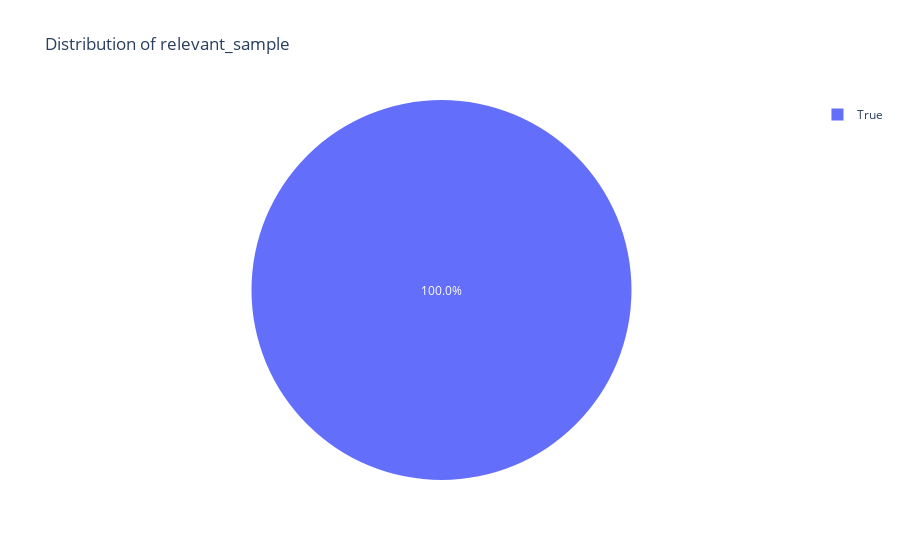
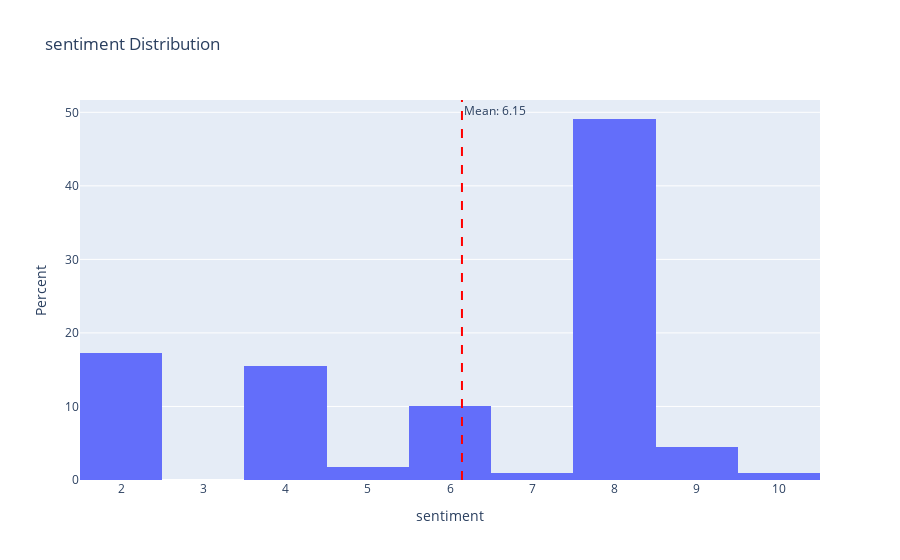
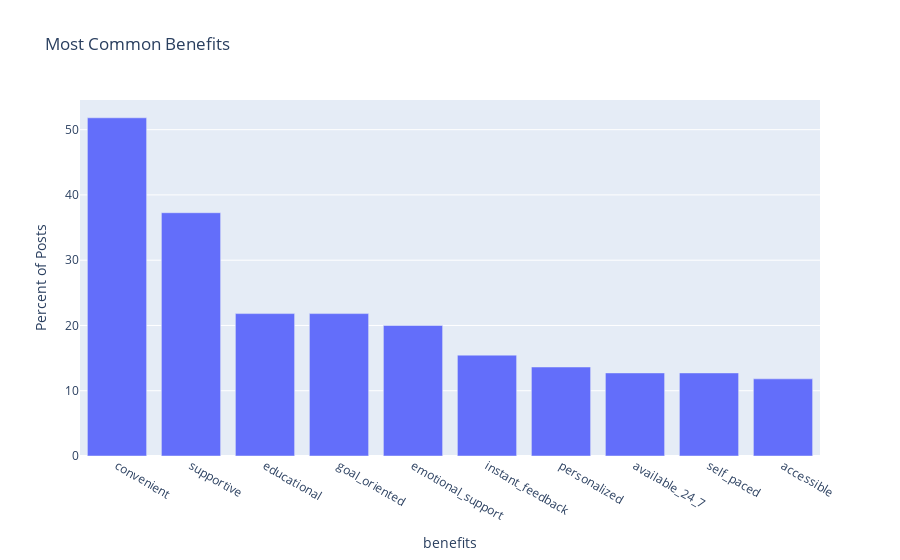
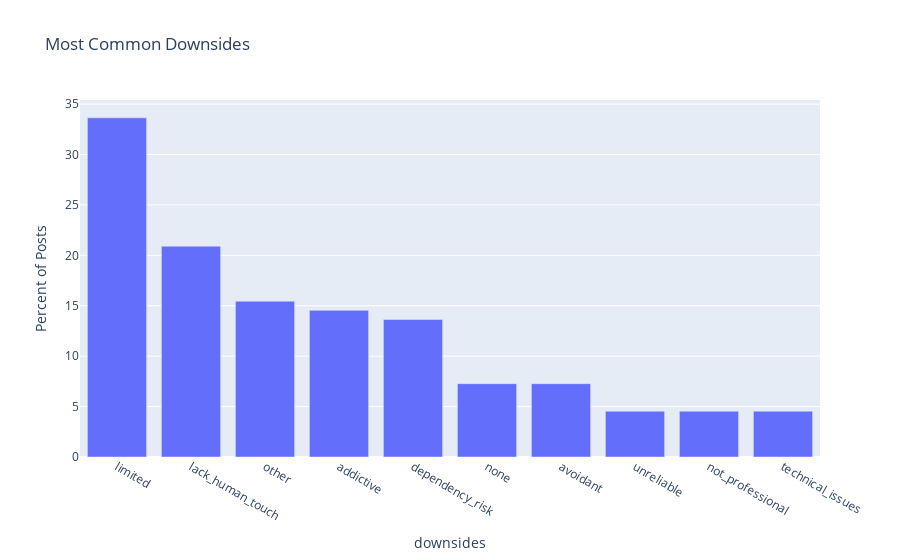

Write notebook code for charts like these, in order.
### Code cell
viz.plot_all_fields(show_examples=True)

### Figure 1 — Plotly figure (JSON) as saved in the notebook; plotly's stock layout.template omitted (floating-point values rounded to 4 significant figures)
{"data": [{"domain": {"x": [0, 1], "y": [0, 1]}, "hovertemplate": "label=%{label}<br>value=%{value}<extra></extra>", "labels": ["True"], "legendgroup": "", "name": "", "showlegend": true, "texttemplate": "%{value:.1f}%", "type": "pie", "values": [100]}], "layout": {"legend": {"tracegroupgap": 0}, "title": {"text": "Distribution of relevant_sample"}}}

### Figure 2 — Plotly figure (JSON) as saved in the notebook; plotly's stock layout.template omitted (floating-point values rounded to 4 significant figures)
{"data": [{"alignmentgroup": "True", "bingroup": "x", "histnorm": "percent", "hovertemplate": "sentiment=%{x}<br>count=%{y}<extra></extra>", "legendgroup": "", "marker": {"color": "#636efa", "pattern": {"shape": ""}}, "name": "", "nbinsx": 10, "offsetgroup": "", "orientation": "v", "showlegend": false, "type": "histogram", "x": [9, 9, 8, 8, 4, 8, 8, 5, 2, 9, 8, 8, 8, 8, 8, 8, 10, 8, 8, 8, 8, 9, 8, 8, 8, 8, 8, 8, 8, 8, 8, 8, 8, 9, 8, 8, 8, 8, 8, 8, 4, 8, 6, 8, 8, 6, 4, 4, 7, 4, 6, 2, 4, 2, 8, 8, 4, 8, 8, 8, 2, 6, 4, 6, 6, 8, 8, 6, 6, 4, 4, 2, 2, 6, 2, 4, 2, 2, 2, 8, 8, 2, 6, 4, 2, 2, 8, 4, 8, 8, 2, 8, 8, 8, 2, 8, 4, 6, 4, 5, 4, 8, 8, 2, 8, 2, 4, 2, 2, 8], "xaxis": "x", "yaxis": "y"}], "layout": {"annotations": [{"showarrow": false, "text": "Mean: 6.15", "x": 6.145, "xanchor": "left", "xref": "x", "y": 1, "yanchor": "top", "yref": "y domain"}], "barmode": "relative", "legend": {"tracegroupgap": 0}, "shapes": [{"line": {"color": "red", "dash": "dash"}, "type": "line", "x0": 6.145, "x1": 6.145, "xref": "x", "y0": 0, "y1": 1, "yref": "y domain"}], "title": {"text": "sentiment Distribution"}, "xaxis": {"anchor": "y", "domain": [0, 1], "title": {"text": "sentiment"}}, "yaxis": {"anchor": "x", "domain": [0, 1], "title": {"text": "Percent"}}}}

### Figure 3 — Plotly figure (JSON) as saved in the notebook; plotly's stock layout.template omitted (floating-point values rounded to 4 significant figures)
{"data": [{"alignmentgroup": "True", "hovertemplate": "benefits=%{x}<br>percent=%{y}<extra></extra>", "legendgroup": "", "marker": {"color": "#636efa", "pattern": {"shape": ""}}, "name": "", "offsetgroup": "", "orientation": "v", "showlegend": false, "textposition": "auto", "type": "bar", "x": ["convenient", "supportive", "educational", "goal_oriented", "emotional_support", "instant_feedback", "personalized", "available_24_7", "self_paced", "accessible"], "xaxis": "x", "y": [51.82, 37.27, 21.82, 21.82, 20, 15.45, 13.64, 12.73, 12.73, 11.82], "yaxis": "y"}], "layout": {"barmode": "relative", "legend": {"tracegroupgap": 0}, "title": {"text": "Most Common Benefits"}, "xaxis": {"anchor": "y", "domain": [0, 1], "title": {"text": "benefits"}}, "yaxis": {"anchor": "x", "domain": [0, 1], "title": {"text": "Percent of Posts"}}}}

### Figure 4 — Plotly figure (JSON) as saved in the notebook; plotly's stock layout.template omitted (floating-point values rounded to 4 significant figures)
{"data": [{"alignmentgroup": "True", "hovertemplate": "downsides=%{x}<br>percent=%{y}<extra></extra>", "legendgroup": "", "marker": {"color": "#636efa", "pattern": {"shape": ""}}, "name": "", "offsetgroup": "", "orientation": "v", "showlegend": false, "textposition": "auto", "type": "bar", "x": ["limited", "lack_human_touch", "other", "addictive", "dependency_risk", "none", "avoidant", "unreliable", "not_professional", "technical_issues"], "xaxis": "x", "y": [33.64, 20.91, 15.45, 14.55, 13.64, 7.273, 7.273, 4.545, 4.545, 4.545], "yaxis": "y"}], "layout": {"barmode": "relative", "legend": {"tracegroupgap": 0}, "title": {"text": "Most Common Downsides"}, "xaxis": {"anchor": "y", "domain": [0, 1], "title": {"text": "downsides"}}, "yaxis": {"anchor": "x", "domain": [0, 1], "title": {"text": "Percent of Posts"}}}}
